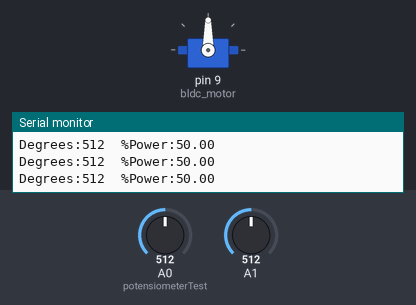
Bench run of a sketch on a simulated Arduino Uno, built with avr-gcc and run on an emulated ATmega328P. Parts: servo, the last lines printed to the serial monitor. Inputs (shaded band) come from the test bench; at power-on: A1 = 512, A0 (potensiometerTest) = 512.

Above: at 1.2 s.
1.3 s: A1 set to 12
At 1.8 s:
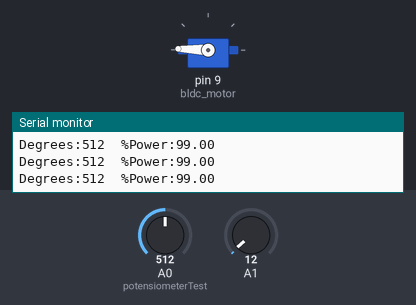
2.8 s: A1 set to 9
At 3.8 s:
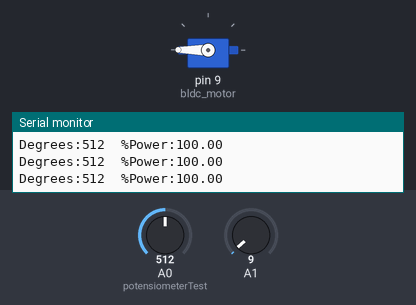
4.3 s: A1 set to 190
At 5.4 s:
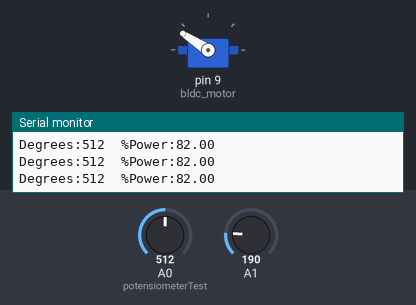
5.8 s: A1 set to 306
At 6.1 s:
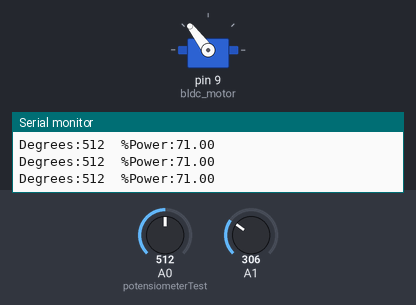
7.3 s: A0 (potensiometerTest) set to 11
10.3 s: A0 (potensiometerTest) set to 8
Timing chart, 0 to 13.3 s (numbered marks = the images above; inputs shaded):
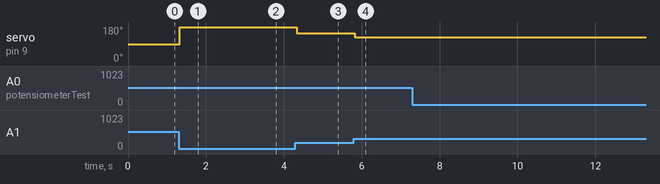

Measured:
- after the input at 1.3 s, servo on pin 9 (bldc_motor): 90° → 178° at once
- after the input at 2.8 s, servo on pin 9 (bldc_motor): 178° → 180° at once
- after the input at 4.3 s, servo on pin 9 (bldc_motor): 180° → 147° at once
- after the input at 5.8 s, servo on pin 9 (bldc_motor): 147° → 127° at once

The sketch:

Motor_Control.ino
```cpp
#include <Servo.h>

Servo bldc_motor; //creates a "servo" object (the ESC and motor)

int speed;
int increment = 5;
int start_point = 0;
int end_point = 180;
int middle_point = 640;
int lowest_point = 1016;
int highest_point = 457;

/*
int motor_KV_rating;
int motor_weight;
// Brisko gia kathe moter mires oste na sikonei to baros tou
// Tis bazo oles sto idio scale 0-100
// Boroume na ipologisoume osi basi baros moter
*/

float floatMap(float x, float in_min, float in_max, float out_min, float out_max) {
  return (x - in_min) * (out_max - out_min) / (in_max - in_min) + out_min;
}

//GY-521 GYROSCOPE
const int MPU_ADDR = 0x68; // I2C address of the MPU-6050. If AD0 pin is set to HIGH, the I2C address will be 0x69.

int16_t accelerometer_x, accelerometer_y, accelerometer_z; // variables for accelerometer raw data
int16_t gyro_x, gyro_y, gyro_z; // variables for gyro raw data
int16_t temperature;            // variables for temperature data
float temperature_GY521;        // temperature data in C

char tmp_str[7]; // temporary variable used in convert function

void setup() {
  bldc_motor.attach (9,1000,2000); //attach the motor to pin 9
  Serial.begin(9600);

  //GY521_initialise();

  bldc_motor.write(90); // 0 - 180 -> 0% - 100% provides a "neutral" pulse. The ESC won't start without this.
}

void loop() {
  /*
  for (int i = start_point; i <= end_point; i=i+increment) {
    Serial.print("i = "); Serial.print(i);
    bldc_motor.write (i); //actually write the value to the motor
    delay(1000); // small delay so you can see what's happening

    get_GY521();
  }
  bldc_motor.write (0);
  */

  int analogValueDeg = analogRead(A0);
  Serial.print("Degrees:");
  Serial.print(analogValueDeg);
  Serial.print("\t");

  int analogValuePower = analogRead(A1);

  float voltage = map (analogValuePower, 0, 1023, 0, 100);

  voltage = abs(voltage - 100);
  Serial.print("%Power:");
  Serial.print(voltage);
  Serial.print("\t");

  int motor_voltage = map (voltage, 0, 100, 0, 180); //maps the signal pulse to a percentage
  bldc_motor.write (motor_voltage);

  if ( abs(analogValueDeg - middle_point) <= 10 ) {
    Serial.print("Equilibrium");
    Serial.print("\t");
  }
  Serial.println();
}


void potensiometerTest() {
  int analogValue = analogRead(A0);
  // Rescale to potentiometer's voltage (from 0V to 5V):
  float voltage = floatMap(analogValue, 0, 1023, 0, 100);

  // print out the value you read:
  Serial.print("Analog: ");
  Serial.print(analogValue);
  Serial.print(", Voltage: ");
  Serial.println(voltage);
}

void zeroTo100() {
  delay(1000);

  Serial.println("Increase");
  for (int i = 0; i <= 180; i=i+10) {

    int speed_value = map (i, 0, 180, 0, 100); //maps the signal pulse to a percentage

    Serial.print("i = ");
    Serial.print(i);
    Serial.print("degrees -> speed_value = ");
    Serial.print(speed_value);
    Serial.println('%');

    bldc_motor.write (i); //actually write the value to the motor

    delay(100);// small delay so you can see what's happening
  }

  delay(5000);

  Serial.println("Decrease");
  for (int i = 180; i >= 0; i=i-10) {

    int speed_value = map (i, 0, 180, 0, 100); //maps the signal pulse to a percentage

    Serial.print("i = ");
    Serial.print(i);
    Serial.print("degrees -> speed_value = ");
    Serial.print(speed_value);
    Serial.println('%');

    delay(100);// small delay so you can see what's happening
  }

  delay(5000);
  Serial.println("Stop");
  bldc_motor.write (0);
  delay(5000);
}

/*
void GY521_initialise() {
  Wire.beginTransmission(MPU_ADDR); // Begins a transmission to the I2C slave (GY-521 board)
  Wire.write(0x6B); // PWR_MGMT_1 register
  Wire.write(0);    // set to zero (wakes up the MPU-6050)
  Wire.endTransmission(true);
}

void get_GY521() {
  Wire.beginTransmission(MPU_ADDR);
  Wire.write(0x3B); // starting with register 0x3B (ACCEL_XOUT_H) [MPU-6000 and MPU-6050 Register Map and Descriptions Revision 4.2, p.40]
  Wire.endTransmission(false); // the parameter indicates that the Arduino will send a restart. As a result, the connection is kept active.
  Wire.requestFrom(MPU_ADDR, 7*2, true); // request a total of 7*2=14 registers

  // "Wire.read()<<8 | Wire.read();" means two registers are read and stored in the same variable
  accelerometer_x = Wire.read()<<8 | Wire.read(); // reading registers: 0x3B (ACCEL_XOUT_H) and 0x3C (ACCEL_XOUT_L)
  accelerometer_y = Wire.read()<<8 | Wire.read(); // reading registers: 0x3D (ACCEL_YOUT_H) and 0x3E (ACCEL_YOUT_L)
  accelerometer_z = Wire.read()<<8 | Wire.read(); // reading registers: 0x3F (ACCEL_ZOUT_H) and 0x40 (ACCEL_ZOUT_L)
  temperature = Wire.read()<<8 | Wire.read(); // reading registers: 0x41 (TEMP_OUT_H) and 0x42 (TEMP_OUT_L)
  temperature_GY521 = temperature/340.00+36.53; // the following equation was taken from the documentation [MPU-6000/MPU-6050 Register Map and Description, p.30]
  gyro_x = Wire.read()<<8 | Wire.read(); // reading registers: 0x43 (GYRO_XOUT_H) and 0x44 (GYRO_XOUT_L)
  gyro_y = Wire.read()<<8 | Wire.read(); // reading registers: 0x45 (GYRO_YOUT_H) and 0x46 (GYRO_YOUT_L)
  gyro_z = Wire.read()<<8 | Wire.read(); // reading registers: 0x47 (GYRO_ZOUT_H) and 0x48 (GYRO_ZOUT_L)

  // print out data
  Serial.print(" | aX = "); Serial.print(convert_int16_to_str(accelerometer_x));
  Serial.print(" | aY = "); Serial.print(convert_int16_to_str(accelerometer_y));
  Serial.print(" | aZ = "); Serial.print(convert_int16_to_str(accelerometer_z));
  // the following equation was taken from the documentation [MPU-6000/MPU-6050 Register Map and Description, p.30]
  Serial.print(" | tmp = "); Serial.print(temperature_GY521);
  Serial.print(" | gX = "); Serial.print(convert_int16_to_str(gyro_x));
  Serial.print(" | gY = "); Serial.print(convert_int16_to_str(gyro_y));
  Serial.print(" | gZ = "); Serial.print(convert_int16_to_str(gyro_z));
  Serial.println();
}
*/
```
